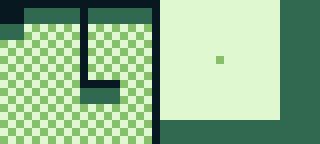

This is a level from a 2D game, rendered from its Tiled map with the project's own tilesets. A one-line summary and the complete map file follow:
An orthogonal 40x18 tile map with 8x8 px tiles, 1 tile layer (Camada de Blocos 1).

<map version="1.10" tiledversion="1.10.2" orientation="orthogonal" renderorder="right-down" width="40" height="18" tilewidth="8" tileheight="8" infinite="0" nextlayerid="2" nextobjectid="1">
 <tileset firstgid="1" source="tile_base.tsx" />
 <layer id="1" name="Camada de Blocos 1" width="40" height="18">
  <data encoding="csv">
4,4,4,4,4,4,4,4,4,4,4,4,4,4,4,4,4,4,4,4,1,1,1,1,1,1,1,1,1,1,1,1,1,1,1,3,3,3,3,3,
4,4,4,3,3,3,3,3,3,3,4,3,3,3,3,3,3,3,3,4,1,1,1,1,1,1,1,1,1,1,1,1,1,1,1,3,3,3,3,3,
4,4,4,3,3,3,3,3,3,3,4,3,3,3,3,3,3,3,3,4,1,1,1,1,1,1,1,1,1,1,1,1,1,1,1,3,3,3,3,3,
3,3,3,1,2,1,2,1,2,1,4,1,2,1,2,1,2,1,2,4,1,1,1,1,1,1,1,1,1,1,1,1,1,1,1,3,3,3,3,3,
3,3,3,2,1,2,1,2,1,2,4,2,1,2,1,2,1,2,1,4,1,1,1,1,1,1,1,1,1,1,1,1,1,1,1,3,3,3,3,3,
2,1,2,1,2,1,2,1,2,1,4,1,2,1,2,1,2,1,2,4,1,1,1,1,1,1,1,1,1,1,1,1,1,1,1,3,3,3,3,3,
1,2,1,2,1,2,1,2,1,2,4,2,1,2,1,2,1,2,1,4,1,1,1,1,1,1,1,1,1,1,1,1,1,1,1,3,3,3,3,3,
2,1,2,1,2,1,2,1,2,1,4,1,2,1,2,1,2,1,2,4,1,1,1,1,1,1,1,2,1,1,1,1,1,1,1,3,3,3,3,3,
1,2,1,2,1,2,1,2,1,2,4,2,1,2,1,2,1,2,1,4,1,1,1,1,1,1,1,1,1,1,1,1,1,1,1,3,3,3,3,3,
2,1,2,1,2,1,2,1,2,1,4,1,2,1,2,1,2,1,2,4,1,1,1,1,1,1,1,1,1,1,1,1,1,1,1,3,3,3,3,3,
1,2,1,2,1,2,1,2,1,2,4,4,4,4,4,2,1,2,1,4,1,1,1,1,1,1,1,1,1,1,1,1,1,1,1,3,3,3,3,3,
2,1,2,1,2,1,2,1,2,1,3,3,3,3,3,1,2,1,2,4,1,1,1,1,1,1,1,1,1,1,1,1,1,1,1,3,3,3,3,3,
1,2,1,2,1,2,1,2,1,2,3,3,3,3,3,2,1,2,1,4,1,1,1,1,1,1,1,1,1,1,1,1,1,1,1,3,3,3,3,3,
2,1,2,1,2,1,2,1,2,1,2,1,2,1,2,1,2,1,2,4,1,1,1,1,1,1,1,1,1,1,1,1,1,1,1,3,3,3,3,3,
1,2,1,2,1,2,1,2,1,2,1,2,1,2,1,2,1,2,1,4,1,1,1,1,1,1,1,1,1,1,1,1,1,1,1,3,3,3,3,3,
2,1,2,1,2,1,2,1,2,1,2,1,2,1,2,1,2,1,2,4,3,3,3,3,3,3,3,3,3,3,3,3,3,3,3,3,3,3,3,3,
1,2,1,2,1,2,1,2,1,2,1,2,1,2,1,2,1,2,1,4,3,3,3,3,3,3,3,3,3,3,3,3,3,3,3,3,3,3,3,3,
2,1,2,1,2,1,2,1,2,1,2,1,2,1,2,1,2,1,2,4,3,3,3,3,3,3,3,3,3,3,3,3,3,3,3,3,3,3,3,3
</data>
 </layer>
</map>